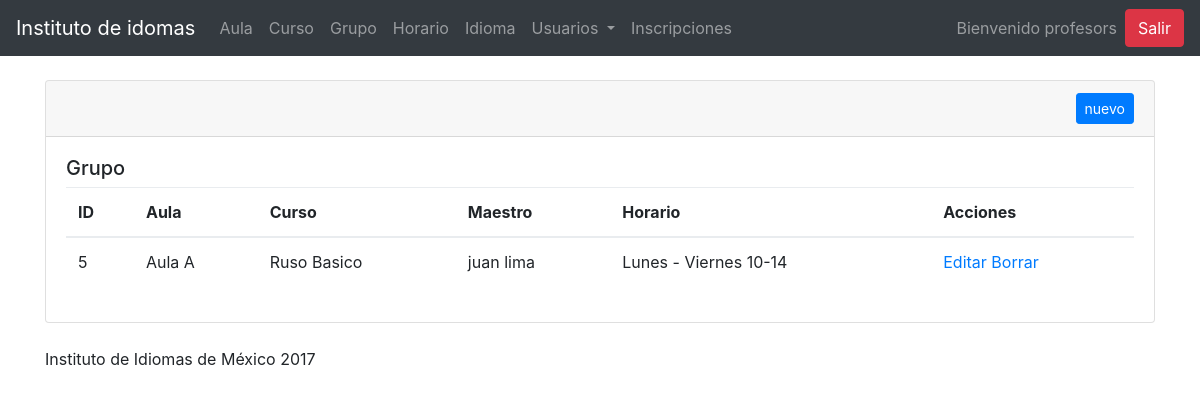
/?page=adm-grupo (signed in), run on the app's committed database.
### tables this page shows
CREATE TABLE `grupo` (
  `id` int(11) NOT NULL AUTO_INCREMENT,
  `aula_id` int(11) DEFAULT NULL,
  `curso_id` int(11) DEFAULT NULL,
  `maestro_id` int(11) DEFAULT NULL,
  `horario_id` int(11) DEFAULT NULL,
  PRIMARY KEY (`id`),
  KEY `fkaid_idx` (`aula_id`) USING BTREE,
  KEY `fkgrups_idx` (`curso_id`) USING BTREE,
  KEY `fkmas_idx` (`maestro_id`) USING BTREE,
  KEY `fkh` (`horario_id`),
  CONSTRAINT `fkaid` FOREIGN KEY (`aula_id`) REFERENCES `aula` (`id`) ON DELETE CASCADE ON UPDATE CASCADE,
  CONSTRAINT `fkgrups` FOREIGN KEY (`curso_id`) REFERENCES `curso` (`id`) ON DELETE CASCADE ON UPDATE CASCADE,
  CONSTRAINT `fkh` FOREIGN KEY (`horario_id`) REFERENCES `horario` (`id`) ON DELETE CASCADE ON UPDATE CASCADE,
  CONSTRAINT `fkmas` FOREIGN KEY (`maestro_id`) REFERENCES `usuario` (`id`) ON DELETE CASCADE ON UPDATE CASCADE
);

CREATE TABLE `aula` (
  `id` int(11) NOT NULL AUTO_INCREMENT,
  `nombre` varchar(45) DEFAULT NULL,
  PRIMARY KEY (`id`)
);

CREATE TABLE `idioma` (
  `id` int(11) NOT NULL AUTO_INCREMENT,
  `nombre` varchar(45) NOT NULL,
  PRIMARY KEY (`id`)
);

CREATE TABLE `nivel` (
  `id` int(11) NOT NULL,
  `nombre` varchar(255) NOT NULL,
  PRIMARY KEY (`id`)
);

CREATE TABLE `usuario` (
  `id` int(11) NOT NULL AUTO_INCREMENT,
  `correo` varchar(45) NOT NULL,
  `contrasena` varchar(45) NOT NULL,
  `nombre` varchar(45) NOT NULL,
  `apellidos` varchar(45) NOT NULL,
  `telefono` varchar(45) DEFAULT NULL,
  `domicilio` varchar(45) DEFAULT NULL,
  `tipo_usuario_id` int(11) NOT NULL,
  PRIMARY KEY (`id`),
  KEY `fktipousuario_idx` (`tipo_usuario_id`) USING BTREE,
  CONSTRAINT `fktipousuario` FOREIGN KEY (`tipo_usuario_id`) REFERENCES `tipo_usuario` (`id`) ON DELETE CASCADE ON UPDATE CASCADE
);

CREATE TABLE `horario` (
  `id` int(11) NOT NULL AUTO_INCREMENT,
  `descripcion` varchar(100) DEFAULT NULL,
  PRIMARY KEY (`id`)
);

### controllers/admin/grupoController.php (called while the page is built, shortened)
<?php
if ($_POST) {
    include '../../models/Conexion.php';
    $curso = $_POST['curso'];
    $maestro = $_POST['maestro'];
    $aula = $_POST['aula'];
    $horario = $_POST['horario'];
    if ($_POST['tipo'] == 'registro') {
        $sql = "INSERT INTO grupo(aula_id,curso_id,maestro_id,horario_id)
                VALUES ('$aula','$curso','$maestro', '$horario')";
        $query = $pdo->exec($sql);
        header("location:../../?page=adm-grupo");
    } elseif ($_POST['tipo'] == 'actualizar') {
        $aula = $_POST['aula'];
        $sql = "UPDATE grupo
                SET
                aula_id='$aula',
                curso_id='$curso',
                maestro_id='$maestro',
                horario_id='$horario'
                WHERE id = $aula";
        $query = $pdo->exec($sql);
        header("location:../../?page=adm-grupo-editar&id=$aula");
    } elseif ($_POST['tipo'] == 'borrar') {
        $aula = $_POST['aula'];
        $sql = "DELETE FROM grupo WHERE id = $aula";
        $query = $pdo->exec($sql);
        header("location:../../?page=adm-grupo");
    }
} else {
    include 'models/Conexion.php';
    $sql = "SELECT
            aula.nombre AS nombre_aula,
            grupo.id AS idg,
            idioma.nombre AS nombre_idioma,
            nivel.nombre AS nombre_nivel,
            usuario.nombre AS nombre_maestro,
            usuario.apellidos AS ap_maestro,
            horario.descripcion AS nombre_horario
            FROM
            grupo
            INNER JOIN aula ON grupo.aula_id = aula.id
            INNER JOIN curso ON grupo.curso_id = curso.id
            INNER JOIN idioma ON curso.idioma_id = idioma.id
            INNER JOIN nivel ON curso.nivel_id = nivel.id
            INNER JOIN usuario ON grupo.maestro_id = usuario.id
            INNER JOIN horario ON grupo.horario_id = horario.id";
    $grupos = $pdo->query($sql);
}

### views/cpanel/admin/grupo.php (the view, shortened to what this page needs)
<?php require_once 'controllers/admin/grupoController.php' ?>
    <body >
    <br>
    <div class="container">
        <div class="row">
            <div class="col-md-12">
                <div class="card">
                    <div class="card-header text-right">
                        <button class="btn btn-sm btn-primary" data-toggle="modal" data-target="#exampleModal">nuevo
                        </button>
                    </div>
                    <div class="card-body">
                        <h5>Grupo</h5>
                        <table class="table">
                            <thead>
                            <tr>
                                <th>ID</th>
                                <th>Aula</th>
                                <th>Curso</th>
                                <th>Maestro</th>
                                <th>Horario</th>
                                <th>Acciones</th>
                            </tr>
                            </thead>
                            <tbody>
                            <?php
                            foreach ($grupos as $row) {
                                echo "<tr>";
                                echo "<td>$row[idg]</td>";
                                echo "<td>$row[nombre_aula]</td>";
                                echo "<td>$row[nombre_idioma] $row[nombre_nivel]</td>";
                                echo "<td>$row[nombre_maestro] $row[ap_maestro]</td>";
                                echo "<td>$row[nombre_horario]</td>";
                                echo "<td>
                                            <a href='?page=adm-grupo-editar&id=$row[idg]'>Editar</a>
                                            <a href='$row[idg]' data-toggle='modal' data-target='#deleteModal' class='linkborrar'>Borrar</a>
                                          </td>";
                                echo "</tr>";
                            }
                            ?>
                            </tbody>
                        </table>
                    </div>
                </div>
            </div>
        </div>
        <br>
        <footer>
            <p>Instituto de Idiomas de México 2017</p>
        </footer>
    </div>

### data on the page
grupo: id "5", aula.nombre "Aula A", idioma.nombre "Ruso", nivel.nombre "Basico", maestro.nombre "juan", maestro.apellidos "lima", horario.descripcion "Lunes - Viernes 10-14"

### other printed values
$_SESSION['usuario']->nombre "profesors"
